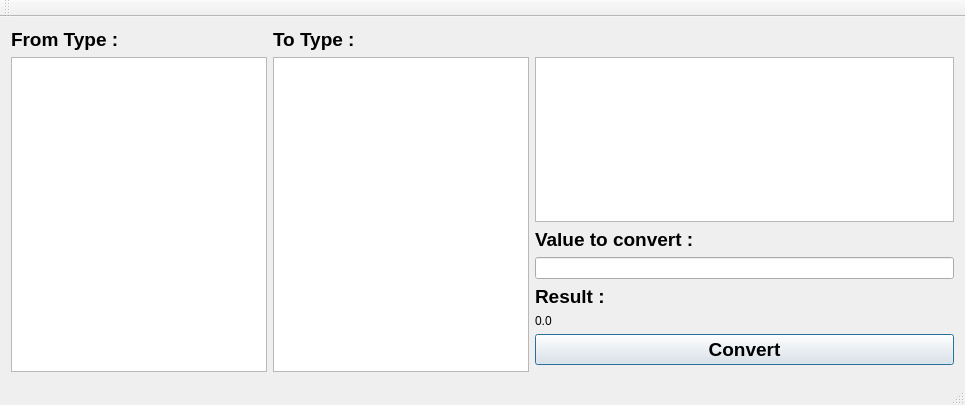
<?xml version="1.0" encoding="UTF-8"?>
<ui version="4.0">
 <class>MainWindow</class>
 <widget class="QMainWindow" name="MainWindow">
  <property name="geometry">
   <rect>
    <x>0</x>
    <y>0</y>
    <width>965</width>
    <height>405</height>
   </rect>
  </property>
  <property name="windowTitle">
   <string>MainWindow</string>
  </property>
  <widget class="QWidget" name="centralWidget">
   <layout class="QGridLayout" name="gridLayout">
    <item row="1" column="0" rowspan="8">
     <widget class="QListView" name="fromList">
      <property name="sizePolicy">
       <sizepolicy hsizetype="Preferred" vsizetype="Expanding">
        <horstretch>0</horstretch>
        <verstretch>0</verstretch>
       </sizepolicy>
      </property>
     </widget>
    </item>
    <item row="8" column="2">
     <widget class="QFrame" name="frame">
      <property name="frameShape">
       <enum>QFrame::NoFrame</enum>
      </property>
      <property name="frameShadow">
       <enum>QFrame::Raised</enum>
      </property>
     </widget>
    </item>
    <item row="4" column="2">
     <widget class="QLineEdit" name="valueEdit"/>
    </item>
    <item row="5" column="2">
     <widget class="QLabel" name="label_4">
      <property name="sizePolicy">
       <sizepolicy hsizetype="Preferred" vsizetype="Fixed">
        <horstretch>0</horstretch>
        <verstretch>0</verstretch>
       </sizepolicy>
      </property>
      <property name="font">
       <font>
        <pointsize>14</pointsize>
        <weight>75</weight>
        <bold>true</bold>
       </font>
      </property>
      <property name="text">
       <string>Result :</string>
      </property>
     </widget>
    </item>
    <item row="6" column="2">
     <widget class="QLabel" name="resultLbl">
      <property name="sizePolicy">
       <sizepolicy hsizetype="Preferred" vsizetype="Fixed">
        <horstretch>0</horstretch>
        <verstretch>0</verstretch>
       </sizepolicy>
      </property>
      <property name="text">
       <string>0.0</string>
      </property>
     </widget>
    </item>
    <item row="7" column="2">
     <widget class="QPushButton" name="convertBtn">
      <property name="font">
       <font>
        <pointsize>14</pointsize>
        <weight>75</weight>
        <bold>true</bold>
       </font>
      </property>
      <property name="text">
       <string>Convert</string>
      </property>
      <property name="autoDefault">
       <bool>true</bool>
      </property>
      <property name="default">
       <bool>true</bool>
      </property>
     </widget>
    </item>
    <item row="1" column="1" rowspan="8">
     <widget class="QListView" name="toList">
      <property name="sizePolicy">
       <sizepolicy hsizetype="Preferred" vsizetype="Expanding">
        <horstretch>0</horstretch>
        <verstretch>0</verstretch>
       </sizepolicy>
      </property>
     </widget>
    </item>
    <item row="0" column="1">
     <widget class="QLabel" name="label_2">
      <property name="sizePolicy">
       <sizepolicy hsizetype="Preferred" vsizetype="Fixed">
        <horstretch>0</horstretch>
        <verstretch>0</verstretch>
       </sizepolicy>
      </property>
      <property name="font">
       <font>
        <pointsize>14</pointsize>
        <weight>75</weight>
        <bold>true</bold>
       </font>
      </property>
      <property name="text">
       <string>To Type :</string>
      </property>
     </widget>
    </item>
    <item row="0" column="0">
     <widget class="QLabel" name="label">
      <property name="sizePolicy">
       <sizepolicy hsizetype="Preferred" vsizetype="Fixed">
        <horstretch>0</horstretch>
        <verstretch>0</verstretch>
       </sizepolicy>
      </property>
      <property name="font">
       <font>
        <pointsize>14</pointsize>
        <weight>75</weight>
        <bold>true</bold>
       </font>
      </property>
      <property name="text">
       <string>From Type :</string>
      </property>
     </widget>
    </item>
    <item row="3" column="2">
     <widget class="QLabel" name="label_3">
      <property name="sizePolicy">
       <sizepolicy hsizetype="Preferred" vsizetype="Fixed">
        <horstretch>0</horstretch>
        <verstretch>0</verstretch>
       </sizepolicy>
      </property>
      <property name="font">
       <font>
        <pointsize>14</pointsize>
        <weight>75</weight>
        <bold>true</bold>
       </font>
      </property>
      <property name="text">
       <string>Value to convert :</string>
      </property>
     </widget>
    </item>
    <item row="1" column="2" rowspan="2">
     <widget class="QListView" name="categoryView"/>
    </item>
   </layout>
  </widget>
  <widget class="QMenuBar" name="menuBar">
   <property name="geometry">
    <rect>
     <x>0</x>
     <y>0</y>
     <width>965</width>
     <height>28</height>
    </rect>
   </property>
  </widget>
  <widget class="QToolBar" name="mainToolBar">
   <attribute name="toolBarArea">
    <enum>TopToolBarArea</enum>
   </attribute>
   <attribute name="toolBarBreak">
    <bool>false</bool>
   </attribute>
  </widget>
  <widget class="QStatusBar" name="statusBar"/>
 </widget>
 <layoutdefault spacing="6" margin="11"/>
 <resources/>
 <connections/>
</ui>
